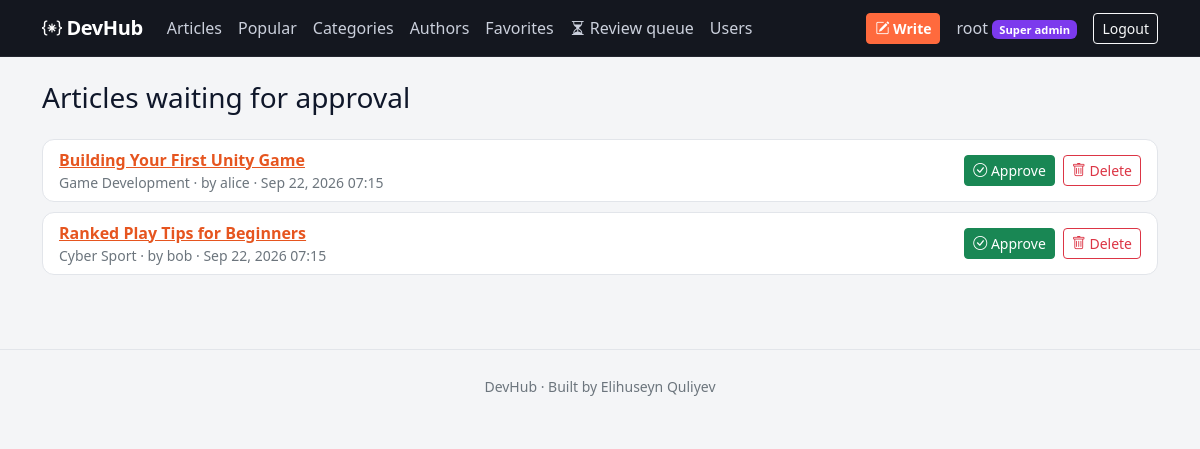
The page /pending/ (signed in) on the database its author committed.
### articles/models.py (models this page shows, shortened)
class Article(models.Model):
    CATEGORY_CHOICES = [
        ('backend', 'Backend'),
        ('frontend', 'Frontend'),
        ('ai', 'AI'),
        ('cyber_security', 'Cyber Security'),
        ('cyber_sport', 'Cyber Sport'),
        ('game_development', 'Game Development'),
    ]
    STATUS_CHOICES = [
        ('pending', 'Pending review'),
        ('published', 'Published'),
    ]
    title = models.CharField(max_length=200)
    image = models.ImageField(upload_to='articles/')
    content = models.TextField()
    category = models.CharField(max_length=30, choices=CATEGORY_CHOICES)
    status = models.CharField(max_length=20, choices=STATUS_CHOICES, default='pending')
    author = models.ForeignKey(
        settings.AUTH_USER_MODEL,
        on_delete=models.CASCADE,
        related_name='articles',
    )
    created_at = models.DateTimeField(auto_now_add=True)
    updated_at = models.DateTimeField(auto_now=True)
    class Meta:
        ordering = ('-created_at',)

### articles/views.py (the view)
# urls.py: path('pending/', views.pending_list, name='pending_list'),
@login_required
def pending_list(request):
    if not request.user.is_staff:
        return HttpResponseForbidden("Only admins can review pending articles")
    articles = Article.objects.filter(status='pending')
    return render(request, 'articles/pending_list.html', {'articles': articles})

### templates/articles/pending_list.html (shortened to what this page needs)
{% extends 'base.html' %}
{% block content %}
    <h1 class="h3 mb-4">Articles waiting for approval</h1>
    {% if articles %}
        <div class="list-group">
            {% for article in articles %}
                <div class="list-group-item pending-item d-flex justify-content-between align-items-center gap-3">
                    <div>
                        <a href="{% url 'articles:article_detail' article.id %}" class="fw-semibold">{{ article.title }}</a>
                        <div class="text-secondary small">
                            {{ article.get_category_display }} &middot;
                            by {{ article.author.username }} &middot;
                            {{ article.created_at|date:'M j, Y H:i' }}
                        </div>
                    </div>
                    <div class="d-flex gap-2">
                        <form method="post" action="{% url 'articles:article_approve' article.id %}">
                            <button type="submit" class="btn btn-success btn-sm">
                                <i class="bi bi-check-circle"></i> Approve
                            </button>
                        </form>
                        <a href="{% url 'articles:article_delete' article.id %}" class="btn btn-outline-danger btn-sm">
                            <i class="bi bi-trash"></i> Delete
                        </a>
                    </div>
                </div>
            {% endfor %}
        </div>
    {% else %}
        <div class="empty-state text-center py-5">
            <i class="bi bi-check2-circle"></i>
            <h2 class="h5 mt-3">Nothing to review</h2>
            <p class="text-secondary">All articles are up to date</p>
        </div>
    {% endif %}
{% endblock %}

### templates/navbar.html (shortened to what this page needs)
<nav class="navbar navbar-expand-lg navbar-dark app-navbar sticky-top">
    <div class="container">
        <a class="navbar-brand" href="{% url 'articles:article_list' %}">
            <i class="bi bi-braces-asterisk"></i> DevHub
        </a>
        <div class="collapse navbar-collapse" id="navbarNav">
            <ul class="navbar-nav me-auto">
                <li class="nav-item">
                    <a class="nav-link" href="{% url 'articles:article_list' %}">Articles</a>
                </li>
                <li class="nav-item">
                    <a class="nav-link" href="{% url 'articles:popular_list' %}">Popular</a>
                </li>
                <li class="nav-item">
                    <a class="nav-link" href="{% url 'articles:category_list' %}">Categories</a>
                </li>
                <li class="nav-item">
                    <a class="nav-link" href="{% url 'articles:author_list' %}">Authors</a>
                </li>
                {% if user.is_authenticated %}
                    <li class="nav-item">
                        <a class="nav-link" href="{% url 'articles:favorites_list' %}">Favorites</a>
                    </li>
                {% endif %}
                {% if user.is_authenticated and user.is_staff %}
                    <li class="nav-item">
                        <a class="nav-link" href="{% url 'articles:pending_list' %}">
                            <i class="bi bi-hourglass-split"></i> Review queue
                        </a>
                    </li>
                    <li class="nav-item">
                        <a class="nav-link" href="{% url 'accounts:user_list' %}">Users</a>
                    </li>
                {% endif %}
            </ul>
            <ul class="navbar-nav align-items-lg-center gap-lg-2">
                {% if user.is_authenticated %}
                    <li class="nav-item">
                        <a class="btn btn-brand btn-sm" href="{% url 'articles:article_create' %}">
                            <i class="bi bi-pencil-square"></i> Write
                        </a>
                    </li>
                    <li class="nav-item">
                        <a class="nav-link" href="{% url 'articles:author_detail' user.username %}">
                            {{ user.username }}
                            {% if user.is_superuser %}
                                <span class="badge role-badge role-super">Super admin</span>
                            {% elif user.is_staff %}
                                <span class="badge role-badge role-admin">Admin</span>
                            {% endif %}
                        </a>
                    </li>
                    <li class="nav-item">
                        <form method="post" action="{% url 'accounts:logout' %}" class="d-inline">
                            <button type="submit" class="btn btn-outline-light btn-sm">Logout</button>
                        </form>
                    </li>
                {% endif %}
            </ul>
        </div>
    </div>
</nav>

### static/articles/css/style.css (style rules this page uses)
:root { --brand: #ff6a3d; --brand-dark: #e6551f; --ink: #0f172a; --ink-soft: #475569; --bg: #f4f5f7; --surface: #ffffff; --border: #e2e5ea; }
body { background: var(--bg); color: var(--ink); font-family: "Segoe UI", ui-sans-serif, system-ui, -apple-system, sans-serif; }
a { color: var(--brand-dark); }
.app-navbar { background: #14171f; border-bottom: 1px solid #23262f; }
.app-navbar .navbar-brand { font-weight: 700; letter-spacing: -0.02em; color: #ffffff; }
.app-navbar .nav-link { color: #cbd0dc; }
.btn-brand { background: var(--brand); border-color: var(--brand); color: #ffffff; font-weight: 600; }
.role-badge { font-weight: 600; font-size: 0.7rem; vertical-align: middle; }
.role-super { background: #7c3aed; color: #ffffff; }
.pending-item { border-radius: 12px !important; margin-bottom: 10px; border: 1px solid var(--border) !important; }

### rows shown on the page
Article: title "Building Your First Unity Game", category "Game Development", author.username "alice", created_at "Sep 22, 2026 07:15"
Article: title "Ranked Play Tips for Beginners", category "Cyber Sport", author.username "bob", created_at "Sep 22, 2026 07:15"

### other values the page prints
{{ user.username }} "root"
